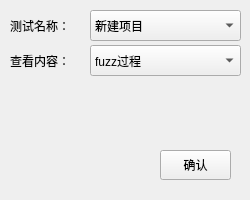
<?xml version="1.0" encoding="UTF-8"?>
<ui version="4.0">
 <class>show1</class>
 <widget class="QWidget" name="show1">
  <property name="geometry">
   <rect>
    <x>0</x>
    <y>0</y>
    <width>250</width>
    <height>200</height>
   </rect>
  </property>
  <property name="windowTitle">
   <string>show</string>
  </property>
  <widget class="QLabel" name="test_name">
   <property name="geometry">
    <rect>
     <x>10</x>
     <y>10</y>
     <width>81</width>
     <height>31</height>
    </rect>
   </property>
   <property name="text">
    <string>测试名称：</string>
   </property>
  </widget>
  <widget class="QComboBox" name="input_name">
   <property name="geometry">
    <rect>
     <x>90</x>
     <y>10</y>
     <width>151</width>
     <height>31</height>
    </rect>
   </property>
   <property name="styleSheet">
    <string notr="true">QComboBox {&quot;
                                    &quot;combobox-popup: 0;\n&quot;  
                                    &quot;font-size:15px; &quot;
                                    &quot;color: #6effe8;\n&quot;
                                    &quot;line-height:24px; &quot;}
</string>
   </property>
   <property name="maxVisibleItems">
    <number>3</number>
   </property>
   <item>
    <property name="text">
     <string>新建项目</string>
    </property>
   </item>
   <item>
    <property name="text">
     <string>新建项目</string>
    </property>
   </item>
   <item>
    <property name="text">
     <string>新建项目</string>
    </property>
   </item>
  </widget>
  <widget class="QLabel" name="show_txt">
   <property name="geometry">
    <rect>
     <x>10</x>
     <y>45</y>
     <width>81</width>
     <height>31</height>
    </rect>
   </property>
   <property name="text">
    <string>查看内容：</string>
   </property>
  </widget>
  <widget class="QComboBox" name="input_txt">
   <property name="geometry">
    <rect>
     <x>90</x>
     <y>45</y>
     <width>151</width>
     <height>31</height>
    </rect>
   </property>
   <property name="styleSheet">
    <string notr="true">QComboBox {&quot;
                                    &quot;combobox-popup: 0;\n&quot;  
                                    &quot;font-size:15px; &quot;
                                    &quot;color: #6effe8;\n&quot;
                                    &quot;line-height:24px; &quot;}
</string>
   </property>
   <property name="maxVisibleItems">
    <number>3</number>
   </property>
   <item>
    <property name="text">
     <string>fuzz过程</string>
    </property>
   </item>
   <item>
    <property name="text">
     <string>覆盖率</string>
    </property>
   </item>
   <item>
    <property name="text">
     <string>崩溃分析</string>
    </property>
   </item>
   <item>
    <property name="text">
     <string>超时分析</string>
    </property>
   </item>
  </widget>
  <widget class="QPushButton" name="pushButton">
   <property name="geometry">
    <rect>
     <x>160</x>
     <y>150</y>
     <width>71</width>
     <height>30</height>
    </rect>
   </property>
   <property name="text">
    <string>确认</string>
   </property>
  </widget>
  <widget class="QLabel" name="label">
   <property name="geometry">
    <rect>
     <x>0</x>
     <y>80</y>
     <width>161</width>
     <height>141</height>
    </rect>
   </property>
   <property name="text">
    <string/>
   </property>
   <property name="pixmap">
    <pixmap>../images/和朋友玩耍.png</pixmap>
   </property>
   <property name="scaledContents">
    <bool>true</bool>
   </property>
  </widget>
 </widget>
 <resources/>
 <connections/>
</ui>
